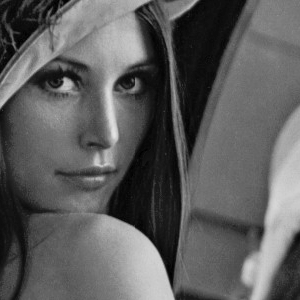
%> input picture matlab-file/abs_demo/lena.tif, 300 x 300 px, given in place of lena.jpg, which was not available
$ octave interpolation.m   (GNU Octave 9; MATLAB toolbox functions it lacks are replaced by stand-ins)
%> lines starting %> are read from the running program, lines starting %| are printed output that depends on the picture; in (x1, y1, x2, y2) boxes, pixels count from 0 and x2, y2 are one past the last pixel; in counts of white or black regions, pixels touching at a corner belong together; the program's own positions count from 1; pictures that were not available may be replaced by others from this repository, and a replacement may not be noted
%> further down, srcImg is the input picture: size 300x300 uint8; min 0, max 228, mean 93.3
### matlab-file/bilinear.m
function [ZI] = bilinear(I,zmf)
%> called with I = '/home/lichanghai/Pictures/lena.jpg', zmf = 0.5
if ~exist('I','var') || isempty(I)
    error("输入图像I未定义或为空");
end
if ~exist("zmf","var") || isempty(zmf) || numel(zmf) ~= 1
    error("位移矢量zmf未定义或为空或zmf中的元素超过2");
end
if isstr(I)
    [I,M] = imread(I);
%> M = []
end
if zmf <= 0
    error("缩放倍数zmf的值应该大于0");
end
[IH,IW,ID] = size(I);
%> IH = 300; IW = 300; ID = 1
ZIH = round(IH*zmf);
%> ZIH = 150
ZIW = round(IW*zmf);
%> ZIW = 150
ZI = zeros(ZIH,ZIW,ID);
IT = zeros(IH+2,IW+2,ID);
IT(2:IH+1,2:IW+1,:) = I;
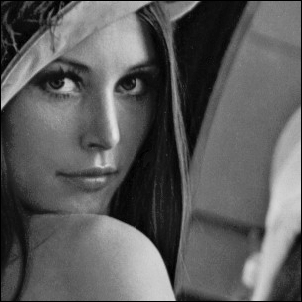
%> IT: size 302x302 double; min 0, max 228, mean 92
IT(1,2:IW+1,:)=I(1,:,:);
IT(IH+2,2:IW+1,:)=I(IH,:,:);
IT(2:IH+1,1,:)=I(:,1,:);
IT(2:IH+1,IW+2,:)=I(:,IW,:);
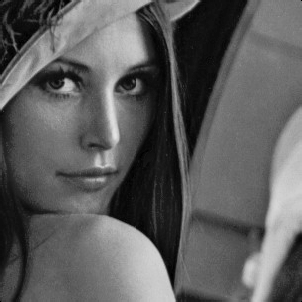
%> IT: size 302x302 double; min 0, max 228, mean 93.2
IT(1,1,:)=I(1,1,:);
%> IT: size 302x302 double; under 0.01% of pixels changed, all inside (x1, y1, x2, y2) = (0, 0, 1, 1)
IT(1,IW+2,:)=I(1,IW,:);
%> IT: size 302x302 double; min 0, max 228, mean 93.2; mean of the top-left, top-right, bottom-left and bottom-right quarters 103.3, 77.2, 88.8, 103.4
IT(IH+2,1,:)=I(IH,1,:);
IT(IH+2,IW+2,:)=I(IH,IW,:);

for zj = 1:ZIW
    for zi=1:ZIH
        ii = (zi-1)/zmf;
        jj = (zj-1)/zmf;
        i = floor(ii);
        j = floor(jj);
        u = ii - i;
        v = jj - j;
        i = i +1;
        j = j + 1;
        ZI(zi,zj,:) = (1-u)*(1-v)*IT(i,j,:) + (1-u)*v*IT(i,j+1,:)+u*(1-v)*IT(i+1,j,:)+u*v*IT(i+1,j+1);
    end
end
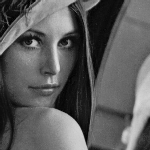
%> ZI: size 150x150 double; min 0, max 225, mean 92.8
ZI = uint8(ZI);
%> ZI: size 150x150 uint8
figure
imshow(I,M);
figure
imshow(ZI,M);

### matlab-file/interpolation.m
close all;
clear all;
clc;

% read original picture of lena
srcImg = imread('/home/lichanghai/Pictures/lena.jpg');
% subplot(2,2,1);
imshow(srcImg);
title("original picture of lena");

% [22 lines of commented-out code are left out]
bilinear('/home/lichanghai/Pictures/lena.jpg',0.5);
